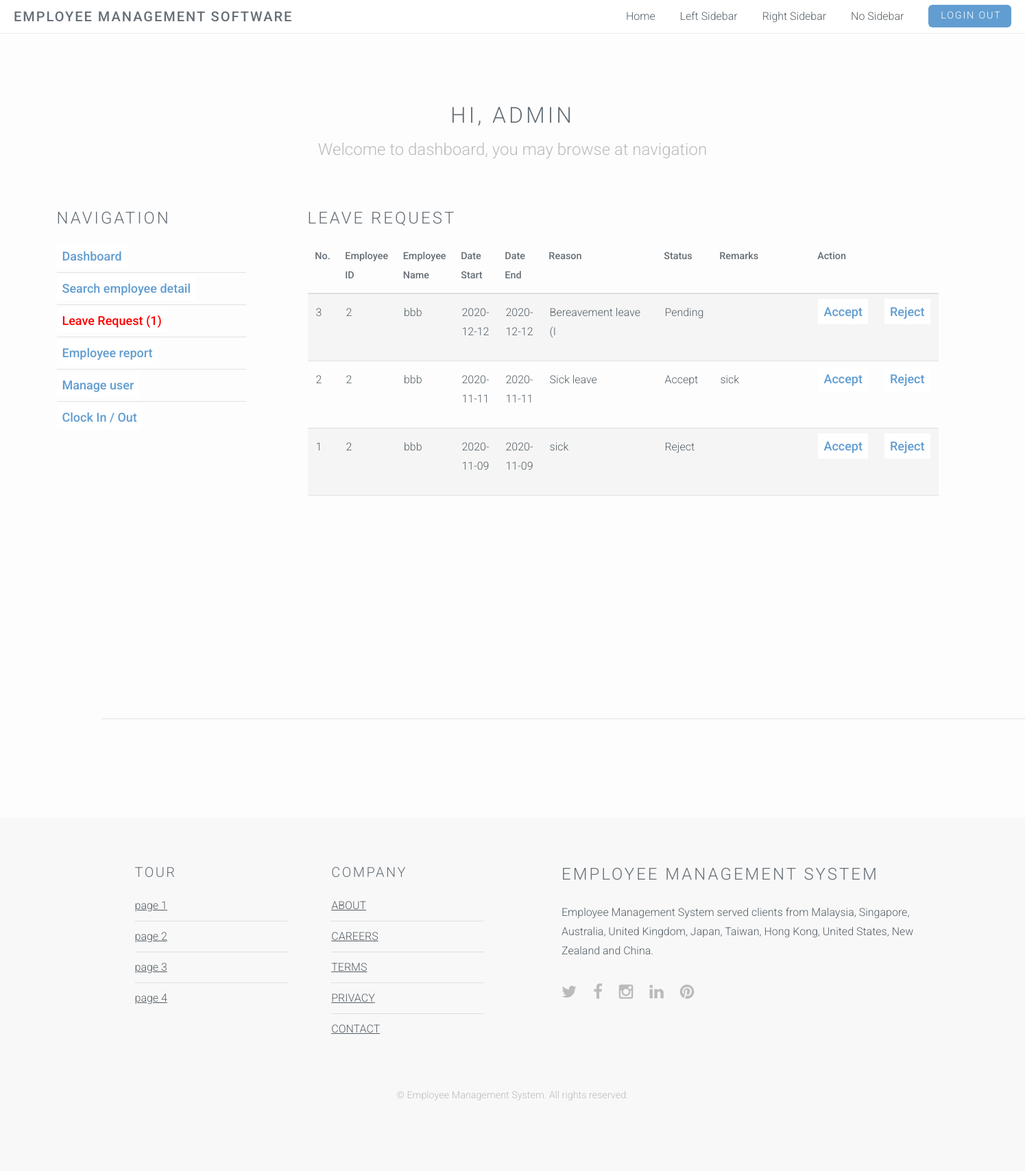
The page /website-source-code/admin-leaveRequest.php on the database its author committed.
### tables this page shows
CREATE TABLE `leaveapplication` (
  `ID` int(10) NOT NULL,
  `employeeID` int(10) NOT NULL,
  `reason` varchar(20) NOT NULL,
  `dateRequest_start` date NOT NULL,
  `dateRequest_end` date NOT NULL,
  `approval` varchar(10) NOT NULL,
  `remark` varchar(20) NOT NULL
);

CREATE TABLE `employeeinfo` (
  `ID` int(10) NOT NULL,
  `name` varchar(25) DEFAULT NULL,
  `gender` varchar(10) DEFAULT NULL,
  `position` varchar(20) DEFAULT NULL,
  `height` int(10) DEFAULT NULL,
  `phone` varchar(30) DEFAULT NULL,
  `email` varchar(20) DEFAULT NULL,
  `address` varchar(20) DEFAULT NULL,
  `payroll` int(10) DEFAULT NULL,
  `work_start_time` time NOT NULL,
  `work_end_time` time NOT NULL,
  `rest_time` varchar(20) NOT NULL,
  `weekend_work` tinyint(1) NOT NULL
);

### website-source-code/admin-leaveRequest.php (the view, shortened to what this page needs)
<!DOCTYPE html>
<html>
<head>
</head>
<body id="top">
    <?php include("navbar_top.php") ?>
    <section id="main" class="wrapper style1">
        <header class="major">
            <h2>Hi, <?php echo $_SESSION["name"]; ?> Admin</h2>
            <p>Welcome to dashboard, you may browse at navigation</p>
        </header>
        <div class="container">
            <div class="container-admin-dashboard">
                <div class="row-admin-dashboard">
                    <div class="navigation-admin-dashboard">
                        <?php include("admin-navigation.php") ?>
                    </div>
                    <div class="8u skel-cell-important">
                        <section>
                            <h2>Leave Request</h2>
                            <div class="leaverequest-table-div">
                                <table class="tg">
                                    <thead>
                                        <tr>
                                            <th class="tg-0pky">No.</th>
                                            <th class="tg-0lax">Employee ID</th>
                                            <th class="tg-0lax">Employee Name</th>
                                            <th class="tg-0lax">Date Start</th>
                                            <th class="tg-0lax">Date End</th>
                                            <th class="tg-00ax">Reason</th>
                                            <th class="tg-0lax">Status</th>
                                            <th class="tg-0laa">Remarks</th>
                                            <th class="tg-0lax">Action</th>
                                        </tr>
                                    </thead>
                                    <tbody>
                                    <?php
                                        require_once("dbcon.php");
                                        $query = "SELECT `leaveapplication`.`ID`, `leaveapplication`.`employeeID`, `employeeinfo`.`name`, `leaveapplication`.`reason`, `leaveapplication`.`dateRequest_start`, `leaveapplication`.`dateRequest_end`, `leaveapplication`.`approval`, `leaveapplication`.`remark` FROM `leaveapplication`
                                        INNER JOIN `employeeinfo` ON `leaveapplication`.`employeeID` = `employeeinfo`.`ID`
                                        ORDER BY CASE WHEN `approval` LIKE 'Pending' then 0 else 1 end, `approval` ASC";
                                        $result = $con->query($query);
                                        if(!$result || $result->num_rows == 0){
                                            echo "<tr><td colspan='9'>No record</td></tr>";
                                        } else {
                                            while($row = $result->fetch_assoc()){
                                                echo "<tr>
                                                <td class=\"tg-0lax\">".$row["ID"]."</td>
                                                <td class=\"tg-0lax\">".$row["employeeID"]."</td>
                                                <td class=\"tg-0lax\">".$row["name"]."</td>
                                                <td class=\"tg-0lax\">".$row["dateRequest_start"]."</td>
                                                <td class=\"tg-0lax\">".$row["dateRequest_end"]."</td>
                                                <td class=\"tg-00ax\">".$row["reason"]."</td>";
                                                if($row["approval"] == NULL || $row["approval"] == ""){
                                                    echo "<td class=\"tg-0lax\">Pending</td>";
                                                } else {
                                                    echo "<td class=\"tg-0lax\">".$row["approval"]."</td>";
                                                }
                                                echo "<td class=\"tg-0lax\">".$row["remark"]."</td>
                                                <td class=\"tg-0lax\">
                                                    <ul class=\"alt navigation-admin\">
                                                        <li><a href=\"admin-leaveRequestProcess.php?id=".$row["ID"]."&approval=Accept\">Accept</a></li>
                                                    </ul>
                                                </td>
                                                <td class=\"tg-0lax\">
                                                    <ul class=\"alt navigation-admin\">
                                                        <li><a href=\"admin-leaveRequestProcess.php?id=".$row["ID"]."&approval=Reject\">Reject</a></li>
                                                    </ul>
                                                </td>
                                                </tr>";
                                            }
                                        }
                                    ?>
                                    </tbody>
                                </table>
                            </div>
                        </section>
                    </div>
                </div>
                <hr class="major" />
            </div>
        </div>
    </section>
    <?php include("footer.php") ?>
</body>
</html>

### website-source-code/css/style.css (style rules this page uses)
body { background: #fff; }
body, input, select, textarea { color: #555f66; font-family: "Roboto", Helvetica, sans-serif; font-size: 14pt; font-weight: 300; line-height: 1.75em; }
a { color: #629dd1; text-decoration: underline; }
p { margin: 0 0 2em 0; }
h1, h2, h3, h4, h5, h6 { color: #666f77; font-weight: 300; line-height: 1em; margin: 0 0 1em 0; text-transform: uppercase; letter-spacing: 0.125em; }
h2 { font-size: 1.5em; line-height: 1.5em; }
hr { border: 0; border-bottom: solid 1px rgba(144, 144, 144, 0.25); margin: 3em 0; }
hr.major { margin: 2em 0 5em 0; }
header p { color: #bbb; position: relative; margin: 0 0 1.5em 0; }
header h2 + p { font-size: 1.25em; margin-top: -1em; line-height: 1.5em; }
header.major { text-align: center; margin: 0 0 4em 0; }
header.major h2 { font-size: 2em; }
header.major h2 + p { font-size: 1.5em; margin: -1em 0 2em 0; }
ul { list-style: disc; margin: 0 0 2em 0; padding-left: 1em; }
ul li { padding-left: 0.5em; }
ul.alt { list-style: none; padding-left: 0; }
ul.alt li { border-top: solid 1px rgba(144, 144, 144, 0.25); padding: 0.5em 0; }
ul.alt li:first-child { border-top: 0; padding-top: 0; }
table { margin: 0 0 2em 0; width: 100%; }
table tbody tr { border: solid 1px rgba(144, 144, 144, 0.25); border-left: 0; border-right: 0; }
table tbody tr:nth-child(2n + 1) { background-color: rgba(144, 144, 144, 0.075); }
table td { padding: 0.75em 0.75em; }
table th { color: #666f77; font-size: 0.9em; font-weight: 500; padding: 0 0.75em 0.75em 0.75em; text-align: left; }
table thead { border-bottom: solid 2px rgba(144, 144, 144, 0.25); }
.wrapper { padding: 6em 0 4em 0; }
.wrapper.style1 { background: #fdfdfd; color: #555f66; }
.row-admin-dashboard { display: -webkit-box; display: -ms-flexbox; display: flex; -ms-flex-wrap: wrap; flex-wrap: wrap; margin-right: -15px; margin-left: -15px; }
.container-admin-dashboard { margin-left: auto; margin-right: auto; width: 1350px; }
.navigation-admin-dashboard { width: 20%; margin-right: 90px; margin-left: -50px; }
.navigation-admin { font-size: large; font-weight: 500; }

### website-source-code/css/style-xlarge.css (style rules this page uses)
body, input, select, textarea { font-size: 12pt; }

### website-source-code/admin-leaveRequest.php (style rules this page uses)
.navigation-admin a:link { text-decoration: none; background-color: rgb(255, 255, 255); padding: 8px; }
.leaverequest-table-div { border-width: 4px; height: 41em; }
.tg-0laa { width: 19%; }
.tg-00ax { width: 21%; }

### rows shown on the page
leaveapplication: ID "3", employeeID "2", employeeID.name "bbb", dateRequest_start "2020-12-12", dateRequest_end "2020-12-12", reason "Bereavement leave (I", approval "Pending"
leaveapplication: ID "2", employeeID "2", employeeID.name "bbb", dateRequest_start "2020-11-11", dateRequest_end "2020-11-11", reason "Sick leave", approval "Accept", remark "sick"
leaveapplication: ID "1", employeeID "2", employeeID.name "bbb", dateRequest_start "2020-11-09", dateRequest_end "2020-11-09", reason "sick", approval "Reject"

### other values the page prints
$count "1"
